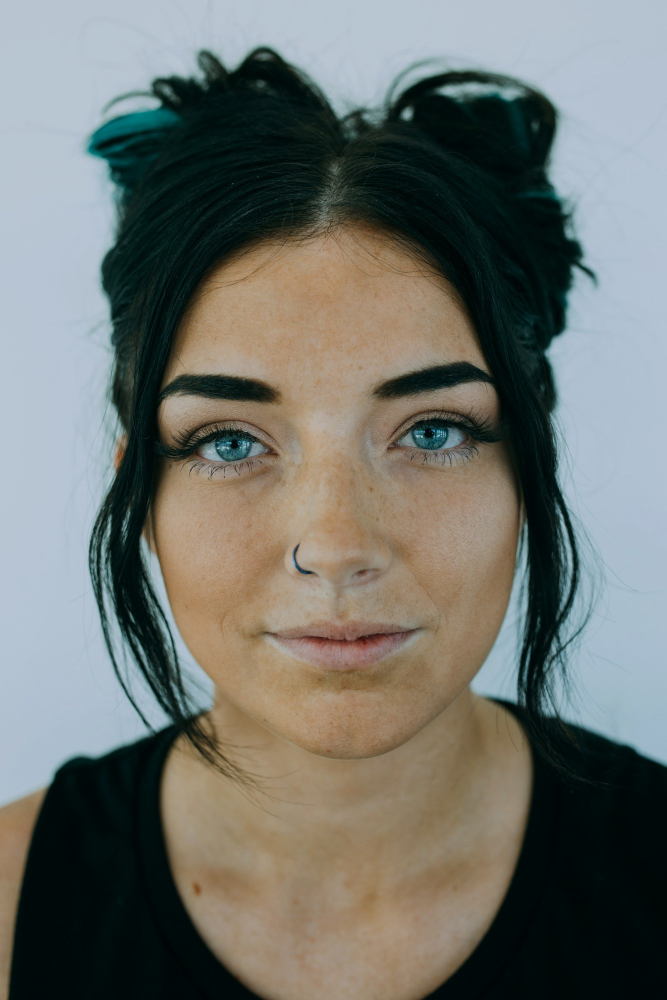
#> input picture video/shots/ad-before.jpg, 1333 x 2000 px (shown at 1/2 size)
$ python -i clip_frames.py   (imports and definitions only)
#> lines starting #> are read from the running program, lines starting #| are printed output that depends on the picture; after the words box and inside, x2 and y2 are one past the last pixel; in counts of white or black regions, pixels touching at a corner belong together
#> further down, picture is the input picture: PIL image 1333x2000 RGB; mean R, G, B 111.2, 114.1, 108.6
"""Frames from stock clips, cut the same fixed way for every clip, so nobody picks the flattering ones.

    python3 experiments/clip_frames.py OUTDIR ID [ID ...]      # Pexels video ids; downloads each clip (Pexels licence)

For each clip: frames at 10%, 50% and 90% of its length; each frame is cropped by a fixed automatic rule (the biggest
skin-coloured blob in the upper part of the frame, padded 10%, made square) to selfie framing. Writes OUTDIR/k<ID>/baseline.jpg
(10%), light2.jpg (50%) and light3.jpg (90%). Whether a frame is usable is decided by YouCam, not by a person.
"""
import pathlib
import subprocess
import sys
import urllib.request

import numpy as np
from PIL import Image


V2 = True


def crop_to_face(im):
    w, h = im.size
#> w = 1333; h = 2000
    ycc = np.asarray(im.resize((max(w // 8, 1), max(h // 8, 1))).convert("YCbCr")).astype(int)
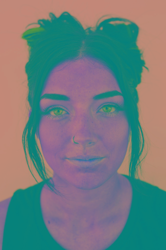
#> ycc: shape (250, 166, 3) int64; mean R, G, B 112.1, 125.3, 126.6
    y, cb, cr = ycc[..., 0], ycc[..., 1], ycc[..., 2]
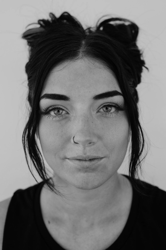
#> y: shape (250, 166) int64; min 2, max 195, mean 112.1
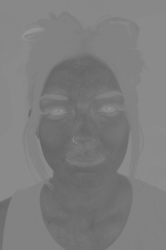
#> cb: shape (250, 166) int64; min 99, max 149, mean 125.3
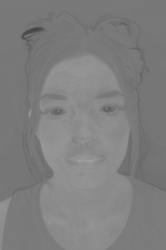
#> cr: shape (250, 166) int64; min 67, max 161, mean 126.6
    mask = (y > 40) & (cb >= 77) & (cb <= 127) & (cr >= 133) & (cr <= 173)
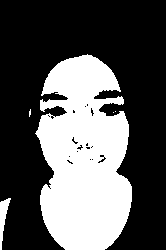
#> mask: shape (250, 166) bool; 34.6% white; 5 white regions (3 under 20 px), largest, box (x1, y1, x2, y2) and area: (35, 54, 132, 250) 14076, (0, 198, 11, 250) 252
    H, W = mask.shape
#> H = 250; W = 166
    mask[int(H * 0.85):] = False
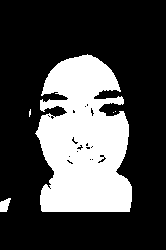
#> mask: shape (250, 166) bool; 27.8% white; 5 white regions (3 under 20 px), largest, box (x1, y1, x2, y2) and area: (35, 54, 132, 212) 11401, (0, 198, 11, 212) 106
    seen = np.zeros_like(mask)
    best = []
    for sy in range(H):
        for sx in range(W):
            if mask[sy, sx] and not seen[sy, sx]:
                stack, pts = [(sy, sx)], []
                seen[sy, sx] = True
                while stack:
                    a, b = stack.pop()
                    pts.append((a, b))
                    for da, db in ((1, 0), (-1, 0), (0, 1), (0, -1)):
                        na, nb = a + da, b + db
                        if 0 <= na < H and 0 <= nb < W and mask[na, nb] and not seen[na, nb]:
                            seen[na, nb] = True
                            stack.append((na, nb))
                if len(pts) > len(best):
                    best = pts
    if not best:
        return im
    ys, xs = [p[0] for p in best], [p[1] for p in best]
    if V2:
        # rule v2: the blob includes neck and shoulders, which made the face too small for YouCam (error_src_face_too_small
        # on 4 of 4 clips); keep the top 55% of the blob's height, where the face is
        top, bottom = min(ys), max(ys)
#> top = 54; bottom = 211
        face = int((bottom - top) * 0.55)
#> face = 86
        keep = [(a, b) for a, b in best if a <= top + face]
        cy, cx = top + face // 2, int(np.median([b for _, b in keep]))
#> cy = 97; cx = 81
        side = min(max(int(face * 1.15), 60), min(H, W))
#> side = 98
    else:
        cy, cx = int(np.median(ys)), int(np.median(xs))
        side = min(max(int(max(max(ys) - min(ys), max(xs) - min(xs)) * 1.1), 60), min(H, W))
    cx, cy = min(max(cx, side // 2), W - side // 2), min(max(cy, side // 2), H - side // 2)
    return im.crop(((cx - side // 2) * 8, (cy - side // 2) * 8, (cx + side // 2) * 8, (cy + side // 2) * 8))
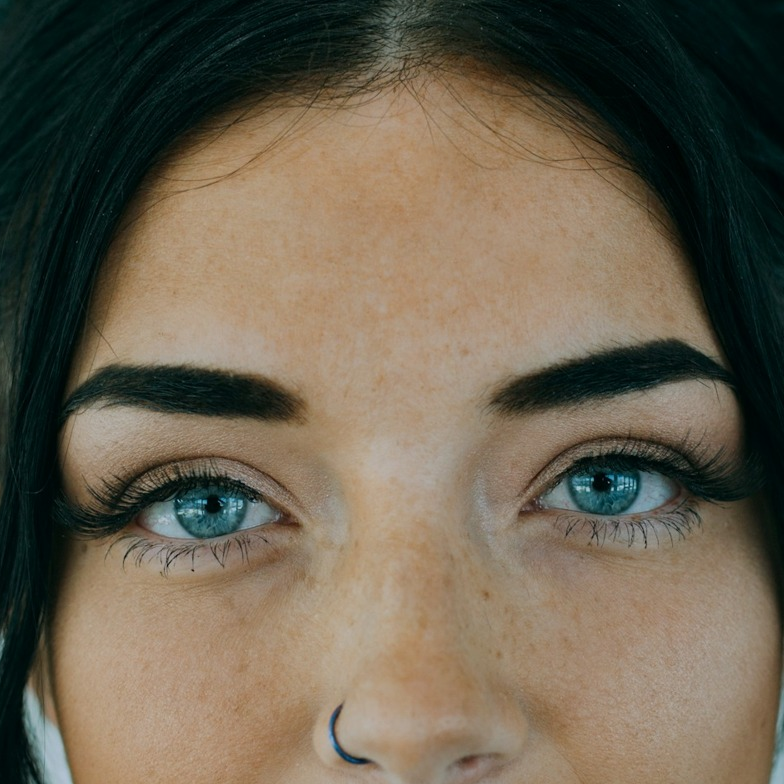
#> returned value: PIL image 784x784 RGB; mean R, G, B 106.6, 97.1, 79.9


def main(out, ids):
    out = pathlib.Path(out)
    for vid in ids:
        folder = out / f"k{vid}"
        folder.mkdir(parents=True, exist_ok=True)
        video = out / f"v{vid}.mp4"
        if not video.exists():
            req = urllib.request.Request(f"https://www.pexels.com/download/video/{vid}/", headers={"User-Agent": "Mozilla/5.0"})
            with urllib.request.urlopen(req, timeout=180) as r:
                video.write_bytes(r.read())
        duration = float(subprocess.check_output(["ffprobe", "-v", "error", "-show_entries", "format=duration", "-of", "csv=p=0", str(video)]))
        for name, pct in (("baseline", 10), ("light2", 50), ("light3", 90)):
            frame = folder / (name + "_raw.jpg")
            subprocess.check_call(["ffmpeg", "-v", "error", "-y", "-ss", str(round(duration * pct / 100, 2)), "-i", str(video),
                                   "-frames:v", "1", "-vf", "scale='min(1600,iw)':-2", str(frame)])
            crop_to_face(Image.open(frame).convert("RGB")).save(folder / (name + ".jpg"), quality=95)
            frame.unlink()
        print("frames", vid, flush=True)


# [2 lines not run here, left out]

>>> from PIL import Image
>>> picture = Image.open('../video/shots/ad-before.jpg')
>>> result = crop_to_face(picture)

$ run again, on experiments/faceB.jpg
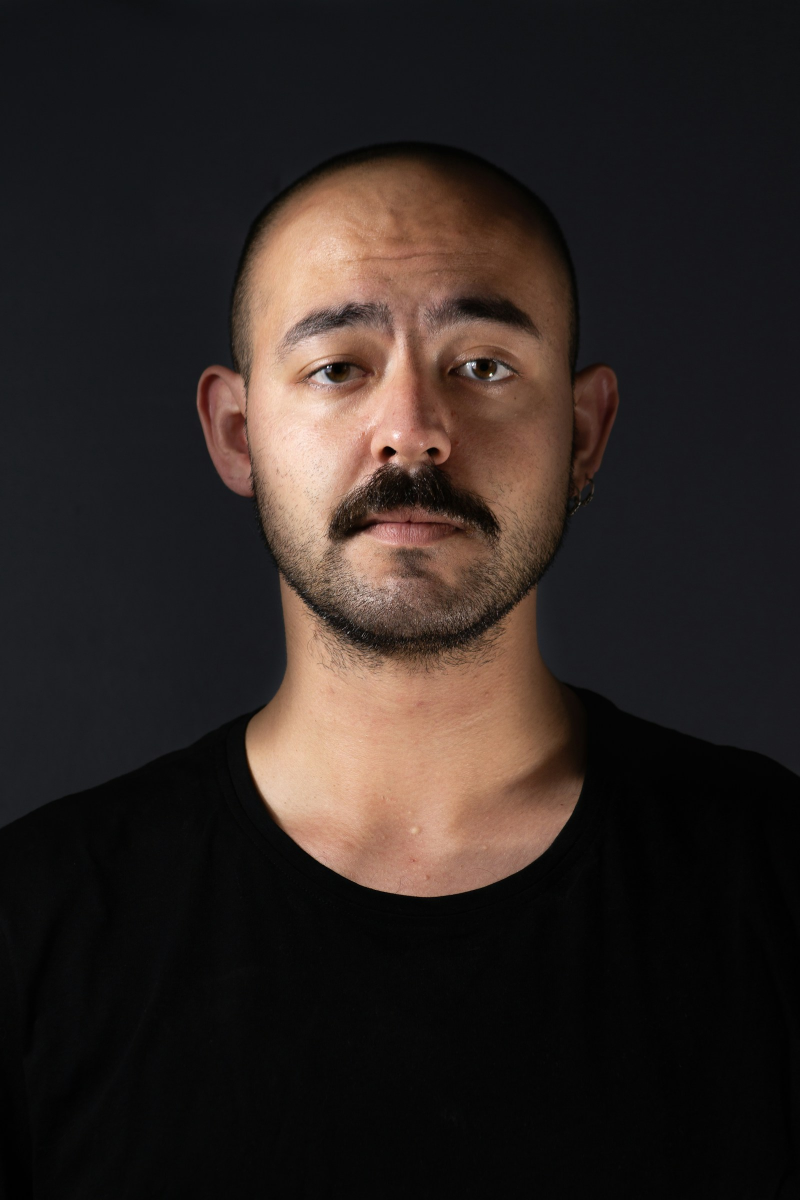
#> input picture experiments/faceB.jpg, 1600 x 2400 px (shown at 1/2 size)
#> picture is the input picture: PIL image 1600x2400 RGB; mean R, G, B 45.7, 37.2, 34.3
#> in crop_to_face, `mask = (y > 40) & (cb >= 77) & (cb <= 127) & (cr >= 133) & (cr <= 173)`:
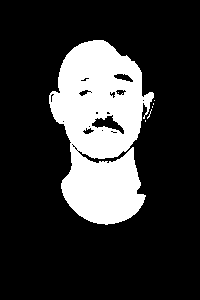
#> mask: shape (300, 200) bool; 21% white; 7 white regions (6 under 20 px), largest, box (x1, y1, x2, y2) and area: (49, 40, 154, 225) 12572
#> in crop_to_face, `return im.crop(((cx - side // 2) * 8, (cy - side // 2) * 8, (cx + side..`:
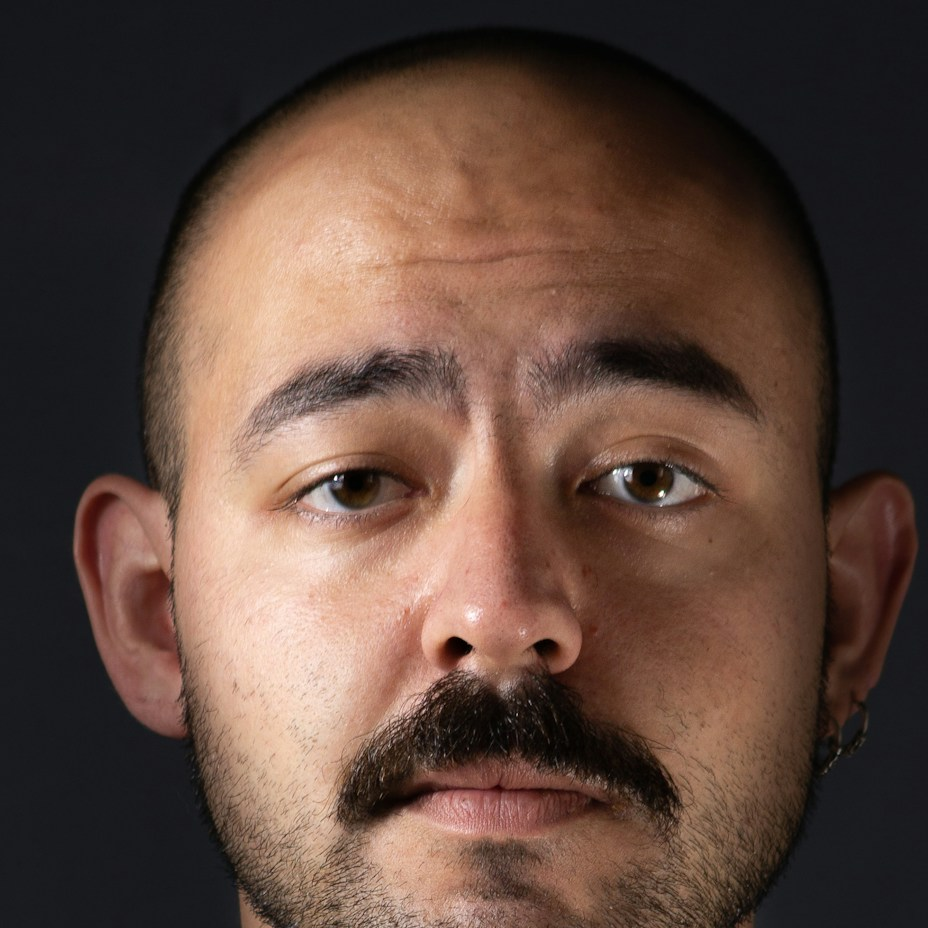
#> returned value: PIL image 928x928 RGB; mean R, G, B 94.9, 71.7, 61.3
